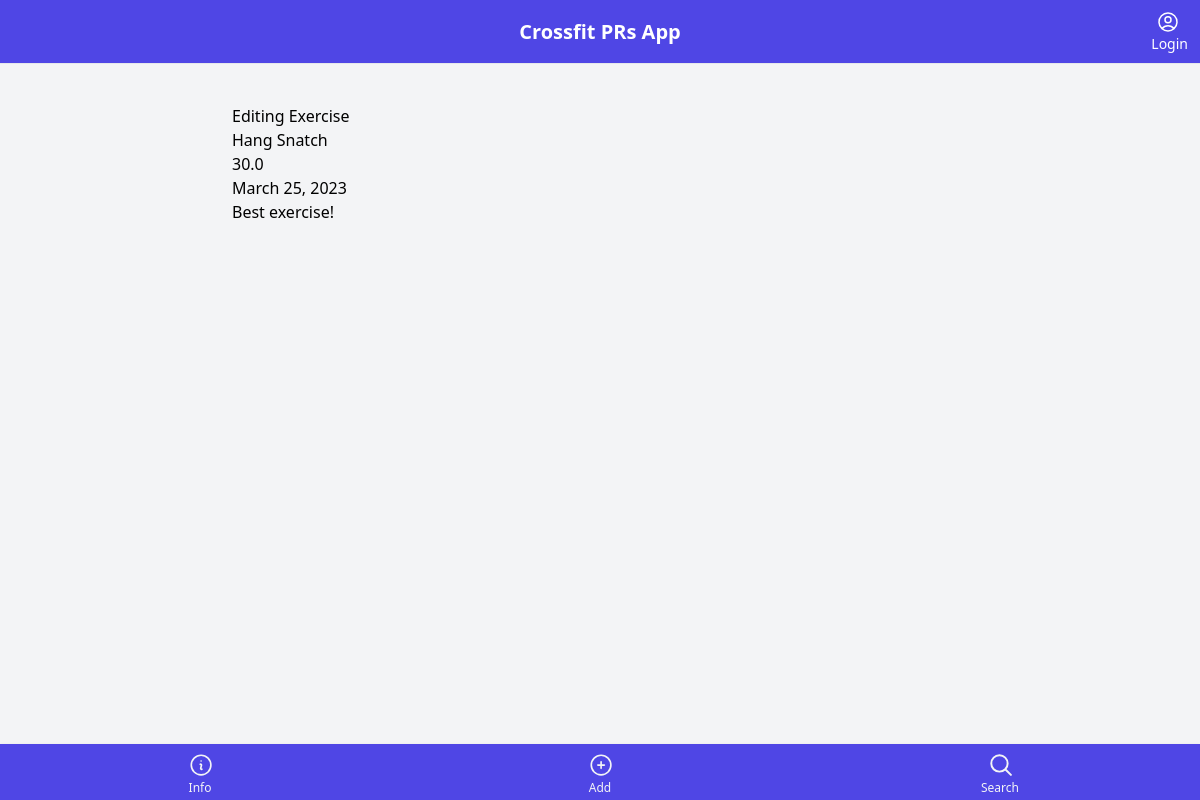
The page /item/5/ on the database its author committed.
### core/models.py (models this page shows, shortened)
class Item(models.Model):
    name = models.CharField(max_length=255)
    observation = models.TextField(blank=True, null=True)
    personal_record = models.FloatField()
    pr_date = models.DateField()
    created_by = models.ForeignKey(User, related_name='items', on_delete=models.CASCADE)
    created_at = models.DateTimeField(auto_now_add=True)

### core/views.py (the view)
# urls.py: path('item/<int:pk>/', detail, name="detail"),
def detail(request, pk):
     item = get_object_or_404(Item, pk=pk)
     return render(request, 'core/details.html',{
          'item': item
     })

### core/templates/core/details.html (shortened to what this page needs)
{% extends 'core/base.html' %}
{% block content %}
<h1>Editing Exercise</h1>
<div>
    <h1>{{ item.name }}</h1>
    <h1>{{ item.personal_record }}</h1>
    <h1>{{ item.pr_date }}</h1>
    <h1>{{ item.observation }}</h1>
</div>
{% endblock  %}

### rows shown on the page
Item: name "Hang Snatch", personal_record "30.0", pr_date "March 25, 2023", observation "Best exercise!"
